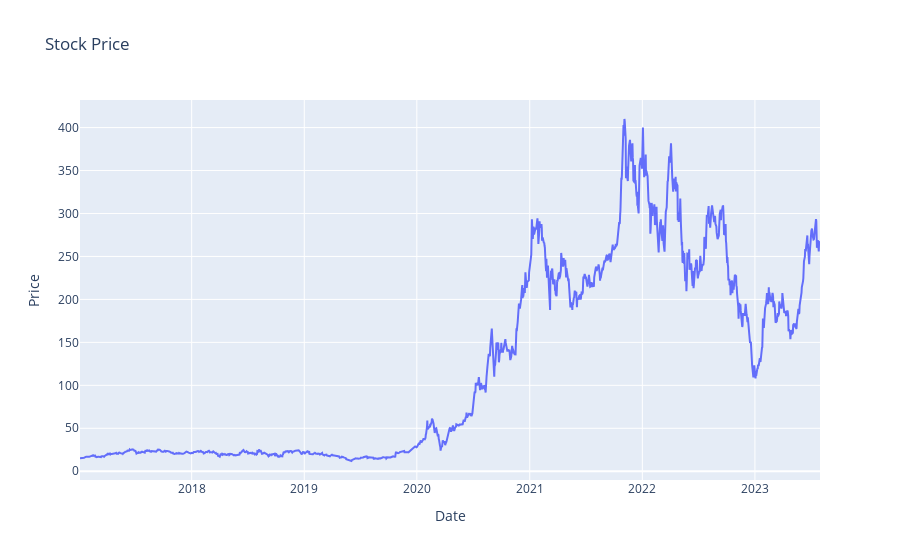

This figure's notebook cell:
### Code cell
'''plt.figure(figsize = (15, 10))
plt.plot(stock['Adj Close'])
plt.title("stock Stock Price")
'''
import plotly.graph_objects as go

fig = go.Figure(data=[go.Scatter(
    x=stock['Date'],
    y=stock['Adj Close']
)])

fig.update_layout(
    title="Stock Price",
    xaxis_title="Date",
    yaxis_title="Price"  
)

fig.show()

### Figure 1 — Plotly figure (JSON) as saved in the notebook; plotly's stock layout.template omitted (floating-point values rounded to 4 significant figures; data arrays with more than 128 entries replaced by an {"elided": "..."} marker saying what was removed)
{"data": [{"type": "scatter", "x": {"elided": "1653 str values"}, "y": {"elided": "1653 float values"}}], "layout": {"title": {"text": "Stock Price"}, "xaxis": {"title": {"text": "Date"}}, "yaxis": {"title": {"text": "Price"}}}}
